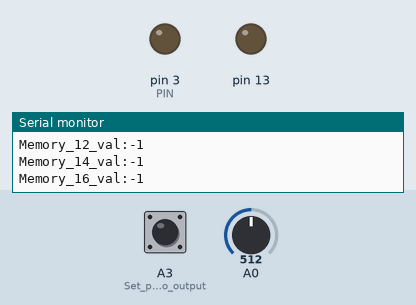
Recording of a sketch running on a simulated Arduino Uno, built with avr-gcc and run on an emulated ATmega328P. On the bench: output pins drawn as LEDs (lit = HIGH), the last lines printed to the serial monitor. Dashed ring = blinking. The inputs (shaded band) are chosen by the test bench; at power-on: A0 = 512, A3 (Set_pin_to_output) HIGH. EEPROM starts erased.

Above: at 1.2 s.
1.3 s: A0 set to 21
2.8 s: A0 set to 16
5.8 s: A3 (Set_pin_to_output) pulled LOW for 1 s
At 6.53 s:
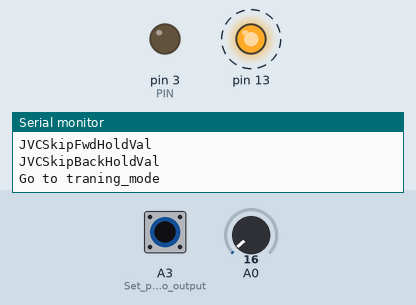
8.8 s: A3 (Set_pin_to_output) pulled LOW for 0.15 s
At 11.7 s:
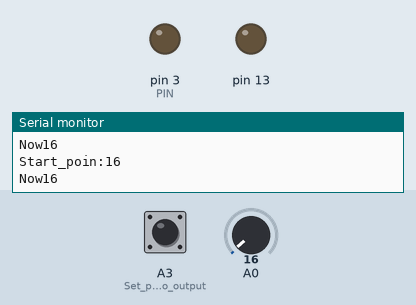
11.9 s: A3 (Set_pin_to_output) pulled LOW for 3.2 s
At 14.41 s:
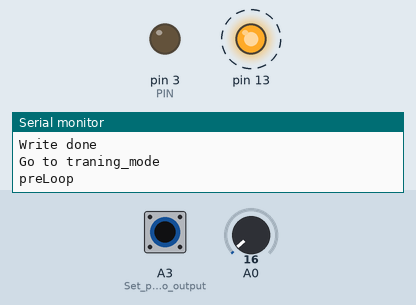
16.6 s: A0 set to 122
At 29.83 s:
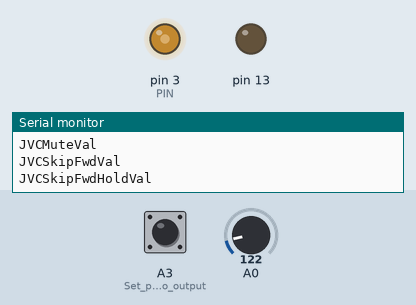
Timing chart, 0 to 31.1 s (numbered marks = the images above; inputs shaded):
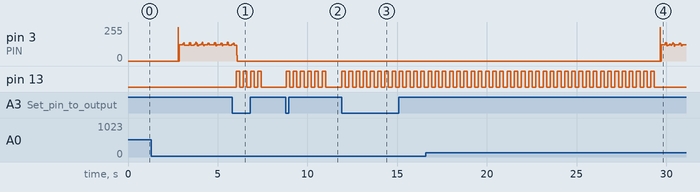

The sketch:

main.ino
```cpp
#include <EEPROM.h>

  /*
  JVCVolUp();
  JVCVolDn();
  JVCSource();
  JVCSound();
  JVCMute();
  JVCSkipFwd();
  JVCSkipBack();
  JVCSkipFwdHold();
  JVCSkipBackHold();
  */

const int PIN = 3; // Digital IO pin connected to base of transistor
const int Length = 527; // Length in Microseconds
const int Reps = 3; // Number of times to repeat each transmission
const int fault = 20;

int JVCVolUpVal;
int JVCVolDnVal;
int JVCSourceVal;
int JVCSoundVal;
int JVCMuteVal;
int JVCSkipFwdVal;
int JVCSkipBackVal;
int JVCSkipFwdHoldVal;
int JVCSkipBackHoldVal;

int count_button = (2 * 9) - 2;
int traning_mode = false;
int analog = 0; // для чтения аналогового сигнала
int step_memory = 0;
bool read_EEPROM = true;

void setup() {
  pinMode(PIN, OUTPUT); // Set pin to output
  pinMode(13, OUTPUT);
  pinMode(A3, INPUT_PULLUP); // Set pin to output
  digitalWrite(PIN, LOW); // Make PIN low to shut off transistor
  Serial.begin(9600);
}

void loop() {
//Load bauuton from EEPROM
  if (read_EEPROM) {
    read_from_EEPROM();
    printAll_EEPROM();
    read_EEPROM = false;
  }

  boolean button1 = !digitalRead(A3);
  analog = analogRead(A0);

  if (button1 == 1 && !traning_mode) {
    traning_mode = true;
  }

  while (traning_mode) {
    Serial.println("Go to traning_mode");
    int start_point = analog;
    int button = 0;

    signal_diod(4);
    Serial.println("preLoop");
    while (!(analogRead(A0) > start_point + fault || analogRead(A0) < start_point - fault || (!digitalRead(A3) == true))) {
      Serial.print("Start_poin:");
      Serial.println(start_point);
      Serial.print("Now");
      Serial.println(analogRead(A0));
    }
    if (!digitalRead(A3) == true) {
      //Any Impossible Value
      button = 4000;
    } else {
      button = analogRead(A0);

    }

    EEPROM_int_write(step_memory, button);
    signal_diod(2);
    step_memory += 2;
    Serial.println("Write done");

    if (step_memory > count_button) {
      read_from_EEPROM();
      printAll_EEPROM();
      traning_mode = false;
      step_memory = 0;
    }

  }

  if (between(JVCVolUpVal, analogRead(A0))) {
    JVCVolUp();
    Serial.println("JVCVolUpVal");
  }
  if (between(JVCVolDnVal, analogRead(A0))) {
    JVCVolDn();
    Serial.println("JVCVolDnVal");
  }
  if (between(JVCSourceVal, analogRead(A0))) {
    JVCSource();
    Serial.println("JVCSourceVal");
  }
  if (between(JVCSoundVal, analogRead(A0))) {
    JVCSound();
    Serial.println("JVCSoundVal");
  }
  if (between(JVCMuteVal, analogRead(A0))) {
    JVCMute();
    Serial.println("JVCMuteVal");
  }
  if (between(JVCSkipFwdVal, analogRead(A0))) {
    JVCSkipFwd();
    Serial.println("JVCSkipFwdVal");
  }
  if (between(JVCSkipBack, analogRead(A0))) {
    JVCSkipBack();
    Serial.println("JVCSkipBack");
  }
  if (between(JVCSkipFwdHoldVal, analogRead(A0))) {
    JVCSkipFwdHold();
    Serial.println("JVCSkipFwdHoldVal");
  }
  if (between(JVCSkipBackHoldVal, analogRead(A0))) {
    JVCSkipBackHold();
    Serial.println("JVCSkipBackHoldVal");
  }

}

boolean between(int button, int analog) {
  return (analog < button + fault && analog > button - fault);

}

void printAll_EEPROM() {
  for (int i = 0; i <= count_button; i += 2) {
    Serial.print("Memory_");
    Serial.print(i);
    Serial.print("_val:");
    Serial.println(EEPROM_int_read(i));

  }
}

//I'm ashamed of this piece...

void read_from_EEPROM() {
  JVCVolUpVal = EEPROM_int_read(0);
  JVCVolDnVal = EEPROM_int_read(2);
  JVCSourceVal = EEPROM_int_read(4);
  JVCSoundVal = EEPROM_int_read(6);
  JVCMuteVal = EEPROM_int_read(8);
  JVCSkipFwdVal = EEPROM_int_read(10);
  JVCSkipBackVal = EEPROM_int_read(12);
  JVCSkipFwdHoldVal = EEPROM_int_read(14);
  JVCSkipBackHoldVal = EEPROM_int_read(16);
}

// Read from EEPROM
int EEPROM_int_read(int addr) {
  byte raw[2];
  for (byte i = 0; i < 2; i++) raw[i] = EEPROM.read(addr + i);
  int & num = (int & ) raw;
  return num;
}

// Write to EEPROM
void EEPROM_int_write(int addr, int num) {
  byte raw[2];
  (int & ) raw = num;
  for (byte i = 0; i < 2; i++) EEPROM.write(addr + i, raw[i]);
}

void signal_diod(int count) {
  for (int i = 0; i < count; i++) {
    digitalWrite(13, 1);
    delay(200);
    digitalWrite(13, 0);
    delay(200);
  }

}

/*


  JVC
  Communicate with JVC car radio over 3.5mm Remote connector

  Connect Arduino PIN to Base of NPN transistor
  Emitter is tied to ground
  Collector is tied to 3.5mm TIP
  Ground 3.5mm Ring/Sleeve

  By Dan Guerra (deguerra98@yahoo.com)
  */

void JVCVolUp() { // Send 0x04
  for (int i = 1; i <= Reps; i++); {
    Preamble();

    bZERO();
    bZERO();
    bONE(); // 4
    bZERO();

    bZERO();
    bZERO(); // 0
    bZERO();

    Postamble();
  }
}

void JVCVolDn() { // Send 0x05
  for (int i = 1; i <= Reps; i++); {
    Preamble();

    bONE();
    bZERO();
    bONE(); // 5
    bZERO();

    bZERO();
    bZERO(); // 0
    bZERO();

    Postamble();
  }
}

void JVCSource() { // Send 0x08
  for (int i = 1; i <= Reps; i++); {
    Preamble();

    bZERO();
    bZERO();
    bZERO(); // 8
    bONE();

    bZERO();
    bZERO(); // 0
    bZERO();

    Postamble();
  }
}

void JVCSound() { // Send 0x0D
  for (int i = 1; i <= Reps; i++); {
    Preamble();

    bONE();
    bZERO();
    bONE(); // D (13)
    bONE();

    bZERO();
    bZERO(); // 0
    bZERO();

    Postamble();
  }
}

void JVCMute() { // Send 0x0E
  for (int i = 1; i <= Reps; i++); {
    Preamble();

    bZERO();
    bONE();
    bONE(); // E (14)
    bONE();

    bZERO();
    bZERO(); // 0
    bZERO();

    Postamble();
  }
}

void JVCSkipFwd() { // Send 0x12
  for (int i = 1; i <= Reps; i++); {
    Preamble();

    bZERO();
    bONE();
    bZERO(); // 2
    bZERO();

    bONE();
    bZERO(); // 1
    bZERO();

    Postamble();
  }
}

void JVCSkipBack() { // Send 0x13
  for (int i = 1; i <= Reps; i++); {
    Preamble();

    bONE();
    bONE();
    bZERO(); // 3
    bZERO();

    bONE();
    bZERO(); // 1
    bZERO();

    Postamble();
  }
}

void JVCSkipFwdHold() { // Send 0x14
  for (int i = 1; i <= Reps; i++); {
    Preamble();

    bZERO();
    bZERO();
    bONE(); // 4
    bZERO();

    bONE();
    bZERO(); // 1
    bZERO();

    Postamble();
  }
}

void JVCSkipBackHold() { // Send 0x15
  for (int i = 1; i <= Reps; i++); {
    Preamble();

    bONE();
    bZERO();
    bONE(); // 5
    bZERO();

    bONE();
    bZERO(); // 1
    bZERO();

    Postamble();
  }
}

void bONE() { // Send a binary ONE over the line
  digitalWrite(PIN, HIGH); // Pull 3.5mm TIP low
  delayMicroseconds(Length); // for 537us
  digitalWrite(PIN, LOW); // Allow 3.5mm TIP to go high
  delayMicroseconds(Length * 2); // for 537 * 3 = 1611us
}

void bZERO() { // Send a binary ZERO over the line
  digitalWrite(PIN, HIGH); // Pull 3.5mm TIP low
  delayMicroseconds(Length); // for 537us
  digitalWrite(PIN, LOW); // Allow 3.5mm TIP to go high
  delayMicroseconds(Length); // for 537us
}

void Preamble() {
  //  digitalWrite(PIN, LOW);         // Not sure what this does
  //  delayMicroseconds(Length * 1);
  //
  digitalWrite(PIN, HIGH); // AGC
  delayMicroseconds(8440);

  digitalWrite(PIN, LOW); // AGC
  delayMicroseconds(4220);

  bONE(); // 1 Start Bit

  bONE(); //       (7 bit device code)
  bONE();
  bONE(); // 7
  bZERO();

  bZERO();
  bZERO(); //4
  bONE();
}

void Postamble() {
  bONE();
  bONE(); // 2 stop bits
}
```

Measured:
- after the input at 1.3 s, every drawn part: stays the same
- after the input at 5.8 s, pin 13: alternates HIGH for 0.20 s and LOW for 0.20 s, 8 changes in all, then stays LOW, starting after 0.23 s
- after the input at 8.8 s, pin 13: alternates HIGH for 0.20 s and LOW for 0.20 s, 12 changes in all, then stays LOW, starting at once
- after the input at 11.9 s, pin 13: alternates HIGH for 0.20 s and LOW for 0.20 s, starting at once
- after the input at 16.6 s, pin 13: alternates HIGH for 0.20 s and LOW for 0.20 s, 64 changes in all, then stays LOW, starting after 0.12 s
